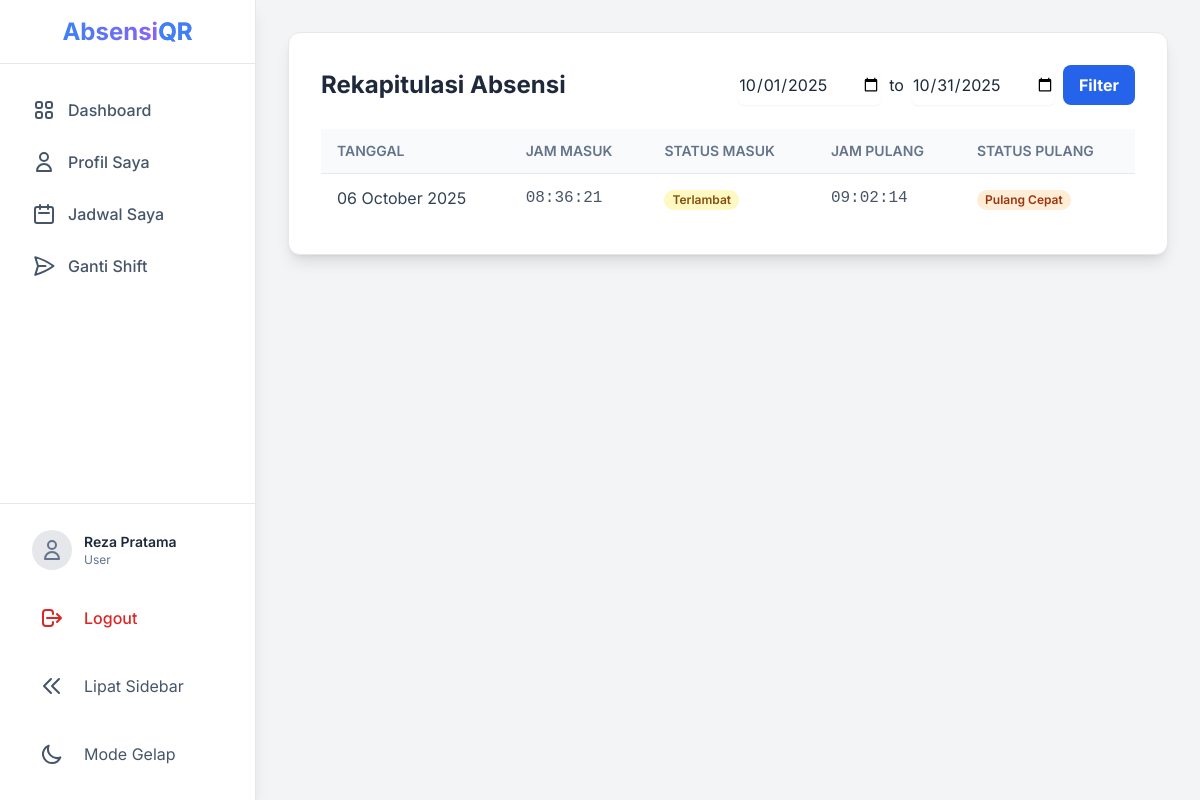
Screenshot of /src/user/rekap_absensi.php (signed in) with the database file from the repository.
### tables this page shows
CREATE TABLE `absensi` (
  `id` int(11) NOT NULL,
  `user_id` int(11) NOT NULL,
  `tanggal_absensi` date NOT NULL,
  `waktu_masuk` time DEFAULT NULL,
  `waktu_keluar` time DEFAULT NULL,
  `status_masuk` enum('Tepat Waktu','Terlambat') DEFAULT NULL,
  `status_keluar` enum('Selesai','Pulang Cepat','Lembur') DEFAULT NULL
);

### src/user/rekap_absensi.php (the view, shortened to what this page needs)
<?php
require_once __DIR__ . '/../layouts/header.php';
$user_id = $_SESSION['user_id'];
$start_date = date('Y-m-01');
$end_date = date('Y-m-t');
$stmt = $conn->prepare(
    "SELECT tanggal_absensi, waktu_masuk, status_masuk, waktu_keluar, status_keluar
     FROM absensi
     WHERE user_id = ? AND tanggal_absensi BETWEEN ? AND ?
     ORDER BY tanggal_absensi DESC"
);
$stmt->bind_param("iss", $user_id, $start_date, $end_date);
$stmt->execute();
$result = $stmt->get_result();
?>
<div class="max-w-7xl mx-auto py-8 sm:px-6 lg:px-8">
    <div class="bg-white p-6 sm:p-8 rounded-xl shadow-lg border border-gray-200">
        <div class="flex flex-col sm:flex-row justify-between items-start sm:items-center mb-6">
            <h1 class="text-2xl font-bold text-slate-800 mb-4 sm:mb-0">Rekapitulasi Absensi</h1>
            <form method="GET" action="rekap_absensi.php" class="flex flex-col sm:flex-row gap-2 w-full sm:w-auto">
                <input type="date" name="start_date" value="<?php echo htmlspecialchars($start_date); ?>" class="form-input rounded-md border-gray-300 shadow-sm focus:border-blue-300 focus:ring focus:ring-blue-200 focus:ring-opacity-50 w-full sm:w-auto input-field">
                <span class="text-center sm:py-2">to</span>
                <input type="date" name="end_date" value="<?php echo htmlspecialchars($end_date); ?>" class="form-input rounded-md border-gray-300 shadow-sm focus:border-blue-300 focus:ring focus:ring-blue-200 focus:ring-opacity-50 w-full sm:w-auto input-field">
                <button type="submit" class="bg-blue-600 hover:bg-blue-700 text-white font-bold py-2 px-4 rounded-lg transition-colors">
                    Filter
                </button>
            </form>
        </div>
        <div class="overflow-x-auto">
            <table class="min-w-full">
                <thead class="border-b border-gray-200 bg-gray-50">
                    <tr>
                        <th class="py-3 px-4 text-left text-sm font-semibold text-slate-500 uppercase">Tanggal</th>
                        <th class="py-3 px-4 text-left text-sm font-semibold text-slate-500 uppercase">Jam Masuk</th>
                        <th class="py-3 px-4 text-left text-sm font-semibold text-slate-500 uppercase">Status Masuk</th>
                        <th class="py-3 px-4 text-left text-sm font-semibold text-slate-500 uppercase">Jam Pulang</th>
                        <th class="py-3 px-4 text-left text-sm font-semibold text-slate-500 uppercase">Status Pulang</th>
                    </tr>
                </thead>
                <tbody class="divide-y divide-gray-200">
                    <?php if ($result->num_rows > 0): ?>
                        <?php while($row = $result->fetch_assoc()): ?>
                        <tr class="hover:bg-gray-50">
                            <td class="py-3 px-4 text-slate-700"><?php echo date("d F Y", strtotime($row['tanggal_absensi'])); ?></td>
                            <td class="py-3 px-4 text-slate-600 font-mono"><?php echo $row['waktu_masuk'] ? date("H:i:s", strtotime($row['waktu_masuk'])) : '-'; ?></td>
                            <td class="py-3 px-4 text-slate-600">
                                <span class="px-2 inline-flex text-xs leading-5 font-semibold rounded-full <?php echo $row['status_masuk'] === 'Tepat Waktu' ? 'bg-green-100 text-green-800' : ($row['status_masuk'] === 'Terlambat' ? 'bg-yellow-100 text-yellow-800' : 'bg-gray-100 text-gray-800'); ?>">
                                    <?php echo $row['status_masuk'] ?? '-'; ?>
                                </span>
                            </td>
                            <td class="py-3 px-4 text-slate-600 font-mono"><?php echo $row['waktu_keluar'] ? date("H:i:s", strtotime($row['waktu_keluar'])) : '-'; ?></td>
                            <td class="py-3 px-4 text-slate-600">
                                <span class="px-2 inline-flex text-xs leading-5 font-semibold rounded-full <?php echo $row['status_keluar'] === 'Selesai' ? 'bg-blue-100 text-blue-800' : ($row['status_keluar'] === 'Pulang Cepat' ? 'bg-orange-100 text-orange-800' : 'bg-gray-100 text-gray-800'); ?>">
                                    <?php echo $row['status_keluar'] ?? '-'; ?>
                                </span>
                            </td>
                        </tr>
                        <?php endwhile; ?>
                    <?php else: ?>
                        <tr><td colspan="5" class="py-8 text-center text-gray-500">Tidak ada data absensi untuk periode yang dipilih.</td></tr>
                    <?php endif; ?>
                </tbody>
            </table>
        </div>
    </div>
</div>
<?php require_once __DIR__ . '/../layouts/footer.php'; ?>

### src/layouts/header.php (style rules this page uses)
body { font-family: 'Inter', sans-serif; }

### rows the page displays
absensi: tanggal_absensi "06 October 2025", waktu_masuk "08:36:21", status_masuk "Terlambat", waktu_keluar "09:02:14", status_keluar "Pulang Cepat"

### other values shown
$_SESSION['nama_lengkap'] "Reza Pratama"
$_SESSION['role'] "User"
